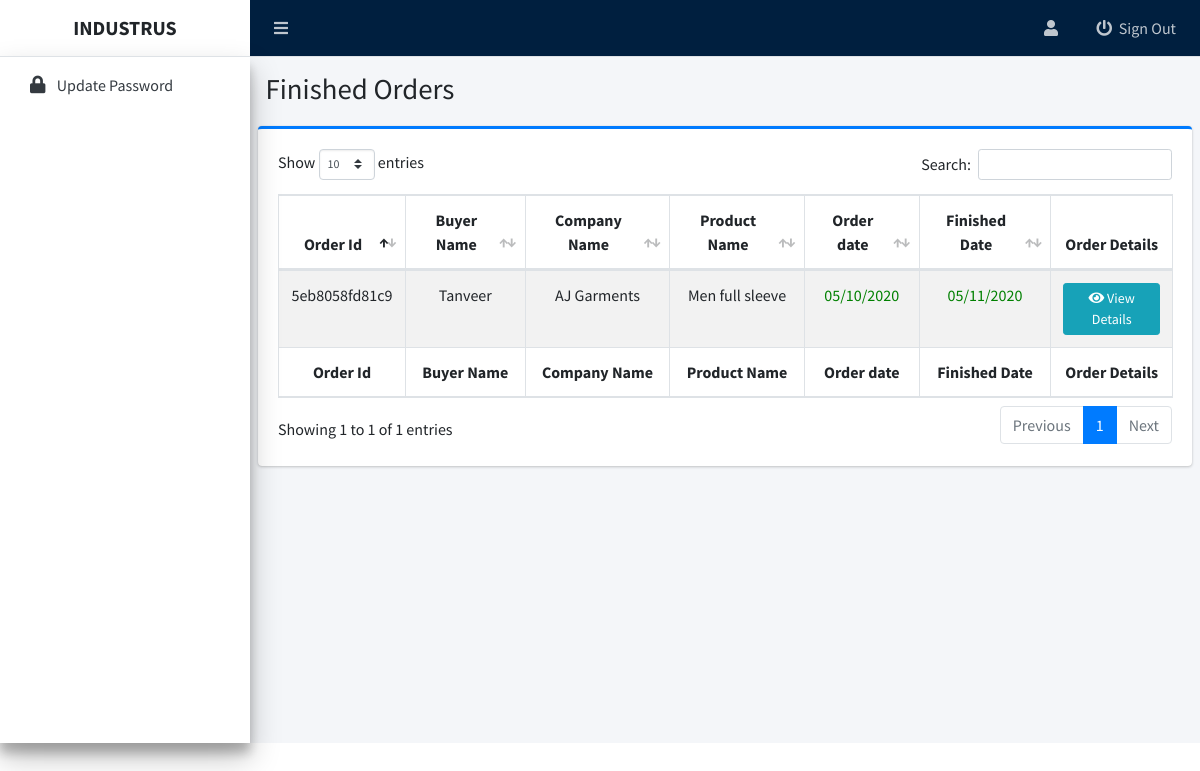
The app's page /admin/marchandiser/finished-orders.php with its own data.
### tables this page shows
CREATE TABLE `order_details` (
  `orderId` varchar(50) NOT NULL,
  `user_id` int(11) NOT NULL,
  `buyerName` varchar(200) NOT NULL,
  `companyName` varchar(200) NOT NULL,
  `productName` varchar(100) NOT NULL,
  `productPrice` varchar(100) NOT NULL,
  `composition` varchar(100) NOT NULL,
  `fabricsWeight` varchar(100) NOT NULL,
  `samplePcs` varchar(10) NOT NULL,
  `fabricConstruction` varchar(100) NOT NULL,
  `febricDescription` varchar(100) NOT NULL,
  `productSketch` varchar(200) NOT NULL,
  `yarnDescription` varchar(150) NOT NULL,
  `frontMeasurementSketch` varchar(200) NOT NULL,
  `backMeasurementSketch` varchar(200) NOT NULL,
  `collarMeasurementSketch` varchar(200) NOT NULL,
  `frontSewingSkecth` varchar(200) NOT NULL,
  `frontPlacketSkecth` varchar(200) NOT NULL,
  `slideSlitSkecth` varchar(200) NOT NULL,
  `pcs_per_box` varchar(15) NOT NULL,
  `shipmentDate` varchar(100) NOT NULL,
  `detailOrderDate` varchar(100) NOT NULL,
  `sampleOrderDate` varchar(100) NOT NULL,
  `finishedDate` varchar(50) NOT NULL,
  `status` int(11) NOT NULL DEFAULT 0 COMMENT '0=sampledefault,1=sample_accepted,2=sample_rejected,3=pendingDetails,4 = userImputted,5=task-allocated,6=Order-in-production, 7 =order_finished'
);

### admin/marchandiser/finished-orders.php (the view, shortened to what this page needs)
<?php
include '../includes/admin-header.php';
include '../includes/admin-navbar.php';
include '../includes/admin-sidebar.php';
$conn = connect();
$sql = "SELECT * FROM order_details WHERE status = 7";
$stmt = $conn->prepare($sql);
$stmt->execute();
$result = $stmt->get_result();
while ($data = $result->fetch_assoc()) {
    $row[] = $data;
}
?>
<section class="content-header">
    <div class="container-fluid">
        <div class="row">
            <div class="col-sm-6">
                <h1>Finished Orders </h1>
            </div>
        </div>
    </div>
</section>
<section class="content py-1">
    <div class="card card-primary card-outline">
        <div class="card-body">
            <table id="example2" class="table table-bordered table-hover table-striped text-center">
                <thead>
                    <tr class="">
                        <th>Order Id</th>
                        <th>Buyer Name</th>
                        <th>Company Name</th>
                        <th>Product Name</th>
                        <th>Order date</th>
                        <th>Finished Date</th>
                        <th>Order Details</th>
                    </tr>
                </thead>
                <tbody>
                    <?php
                    if (isset($row)) {
                        foreach ($row as $value) { ?>
                            <tr>
                                <td><?= $value['orderId'] ?></td>
                                <td><?= $value['buyerName'] ?></td>
                                <td><?= $value['companyName'] ?></td>
                                <td><?= $value['productName'] ?></td>
                                <td style='color:green;'><?php echo $value['detailOrderDate']; ?></td>
                                <td style='color:green;'><?php echo $value['finishedDate']; ?></td>
                                <td style='color:green;'>
                                    <a href="finished-order-details?order-id=<?= $value['orderId'] ?>" class="btn btn-info btn-sm"><i class="fas fa-eye"></i> View Details</a>
                                </td>
                            </tr>
                    <?php }
                    } ?>
                </tbody>
                <tfoot>
                    <tr>
                        <th>Order Id</th>
                        <th>Buyer Name</th>
                        <th>Company Name</th>
                        <th>Product Name</th>
                        <th>Order date</th>
                        <th>Finished Date</th>
                        <th>Order Details</th>
                    </tr>
                </tfoot>
            </table>
        </div>
    </div>
</section>
<?php include '../includes/admin-footer.php'; ?>
</body>
</html>

### records on screen
order_details: orderId "5eb8058fd81c9", buyerName "Tanveer", companyName "AJ Garments", productName "Men full sleeve", detailOrderDate "05/10/2020", finishedDate "05/11/2020"
